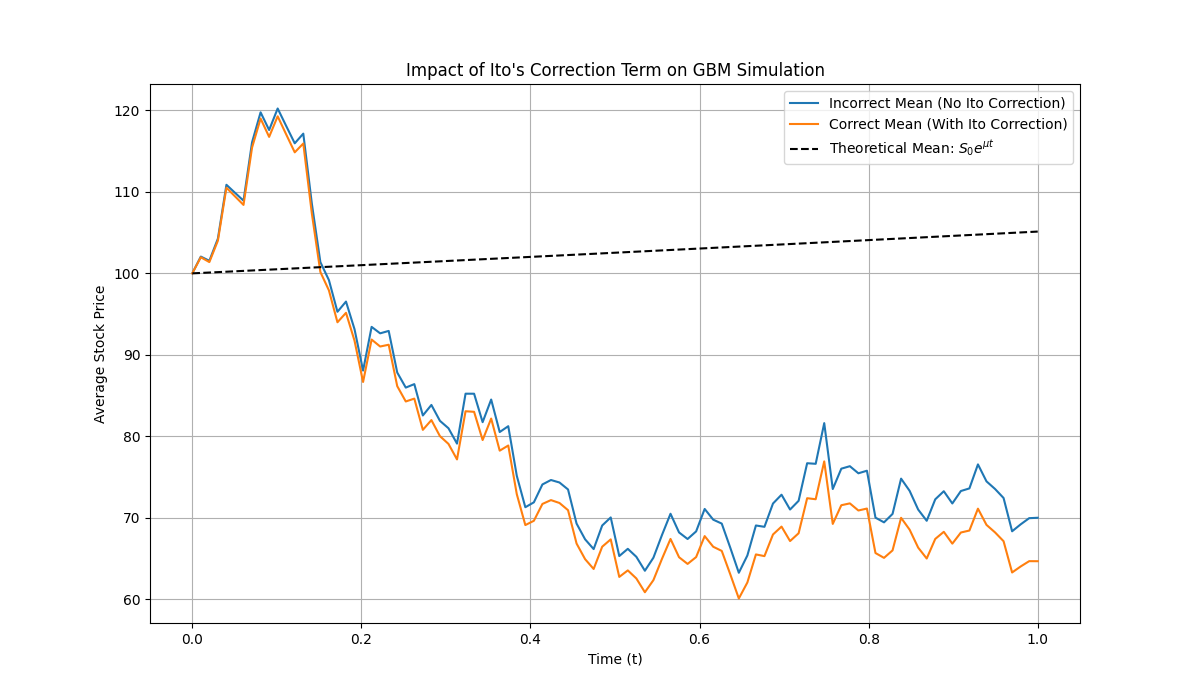

Reproduce this figure in Python.
import numpy as np
import matplotlib.pyplot as plt

np.random.seed(42)

# Parameters to highlight the difference
n_sims = 1
T = 1.0
n_steps = 100
S0 = 100
mu = 0.05
sigma = 0.4  # Higher volatility makes the difference more apparent
dt = T / n_steps

# 1. Simulate the underlying Brownian motion increments for all paths
dW = np.random.normal(0, np.sqrt(dt), (n_sims, n_steps))

# Initialize arrays for the log-price paths
X_incorrect = np.zeros((n_sims, n_steps))
X_correct = np.zeros((n_sims, n_steps))

# 2. Simulate log-price paths step-by-step
for i in range(1, n_steps):
    # Incorrect method: No Ito correction term
    X_incorrect[:, i] = X_incorrect[:, i-1] + mu * dt + sigma * dW[:, i-1]
    
    # Correct method: With Ito correction term
    X_correct[:, i] = X_correct[:, i-1] + (mu - 0.5 * sigma**2) * dt + sigma * dW[:, i-1]

# 3. Exponentiate to get the price paths
S_incorrect = S0 * np.exp(X_incorrect)
S_correct = S0 * np.exp(X_correct)

# 4. Plot the average paths to show the growing difference
plt.figure(figsize=(12, 7))
t = np.linspace(0, T, n_steps)

# Plot the average of the incorrect simulation
plt.plot(t, np.mean(S_incorrect, axis=0), label="Incorrect Mean (No Ito Correction)")

# Plot the average of the correct simulation
plt.plot(t, np.mean(S_correct, axis=0), label="Correct Mean (With Ito Correction)")

# Plot the theoretical expected value for comparison
plt.plot(t, S0 * np.exp(mu * t), 'k--', label=f"Theoretical Mean: $S_0 e^{{\mu t}}$")

plt.title("Impact of Ito's Correction Term on GBM Simulation")
plt.xlabel("Time (t)")
plt.ylabel("Average Stock Price")
plt.legend()
plt.grid(True)
plt.savefig(__file__.replace(".py", "") + ".png")
plt.show()

plt.show()
